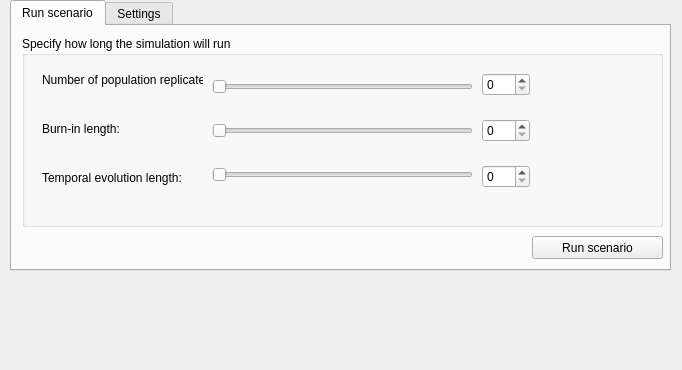
      <widget class="QWidget" name="page_7">
       <property name="geometry">
        <rect>
         <x>0</x>
         <y>0</y>
         <width>682</width>
         <height>370</height>
        </rect>
       </property>
       <attribute name="label">
        <string>Step 2 - Run / re-run scenario</string>
       </attribute>
       <widget class="QTabWidget" name="tabWidget_2">
        <property name="geometry">
         <rect>
          <x>10</x>
          <y>0</y>
          <width>661</width>
          <height>271</height>
         </rect>
        </property>
        <property name="currentIndex">
         <number>0</number>
        </property>
        <widget class="QWidget" name="tab_3">
         <attribute name="title">
          <string>Run scenario</string>
         </attribute>
         <widget class="QPushButton" name="pushButton_8">
          <property name="geometry">
           <rect>
            <x>520</x>
            <y>210</y>
            <width>131</width>
            <height>23</height>
           </rect>
          </property>
          <property name="text">
           <string>Run scenario</string>
          </property>
         </widget>
         <widget class="QGroupBox" name="groupBox_27">
          <property name="geometry">
           <rect>
            <x>10</x>
            <y>10</y>
            <width>641</width>
            <height>191</height>
           </rect>
          </property>
          <property name="title">
           <string>Specify how long the simulation will run</string>
          </property>
          <widget class="QWidget" name="layoutWidget_40">
           <property name="geometry">
            <rect>
             <x>460</x>
             <y>20</y>
             <width>48</width>
             <height>151</height>
            </rect>
           </property>
           <layout class="QVBoxLayout" name="verticalLayout_40">
            <item>
             <widget class="QSpinBox" name="spinBox_37"/>
            </item>
            <item>
             <widget class="QSpinBox" name="spinBox_38"/>
            </item>
            <item>
             <widget class="QSpinBox" name="spinBox_39"/>
            </item>
           </layout>
          </widget>
          <widget class="QWidget" name="layoutWidget_41">
           <property name="geometry">
            <rect>
             <x>190</x>
             <y>20</y>
             <width>261</width>
             <height>151</height>
            </rect>
           </property>
           <layout class="QVBoxLayout" name="verticalLayout_41">
            <item>
             <widget class="QSlider" name="horizontalSlider_45">
              <property name="orientation">
               <enum>Qt::Horizontal</enum>
              </property>
             </widget>
            </item>
            <item>
             <widget class="QSlider" name="horizontalSlider_46">
              <property name="orientation">
               <enum>Qt::Horizontal</enum>
              </property>
             </widget>
            </item>
            <item>
             <widget class="QSlider" name="horizontalSlider_47">
              <property name="orientation">
               <enum>Qt::Horizontal</enum>
              </property>
             </widget>
            </item>
           </layout>
          </widget>
          <widget class="QWidget" name="layoutWidget_42">
           <property name="geometry">
            <rect>
             <x>20</x>
             <y>22</y>
             <width>161</width>
             <height>141</height>
            </rect>
           </property>
           <layout class="QVBoxLayout" name="verticalLayout_42">
            <item>
             <widget class="QLabel" name="label_58">
              <property name="text">
               <string>Number of population replicates:</string>
              </property>
             </widget>
            </item>
            <item>
             <widget class="QLabel" name="label_59">
              <property name="text">
               <string>Burn-in length:</string>
              </property>
             </widget>
            </item>
            <item>
             <widget class="QLabel" name="label_60">
              <property name="text">
               <string>Temporal evolution length:</string>
              </property>
             </widget>
            </item>
           </layout>
          </widget>
         </widget>
        </widget>
        <widget class="QWidget" name="tab_4">
         <attribute name="title">
          <string>Settings</string>
         </attribute>
        </widget>
       </widget>
      </widget>
